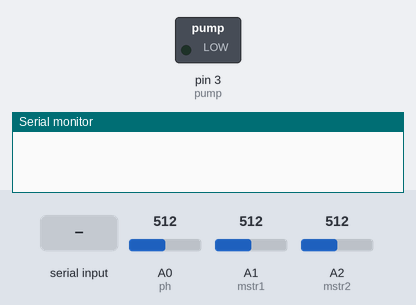
Recording of a sketch running on a simulated Arduino Uno, built with avr-gcc and run on an emulated ATmega328P. On the bench: switched loads named in the sketch (green lamp = pin HIGH), the last lines printed to the serial monitor. The test bench sets the inputs (shaded band); at power-on: A0 (ph) = 512, A1 (mstr1) = 512, A2 (mstr2) = 512.

Above: at 1.2 s.
1.3 s: "1" received over the second serial link
At 4.2 s:
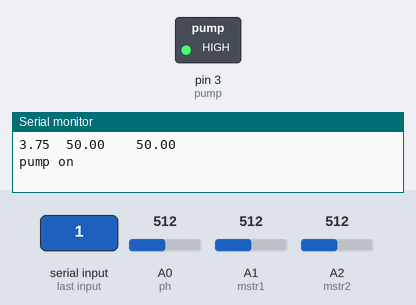
4.5 s: "0" received over the second serial link
At 9.3 s:
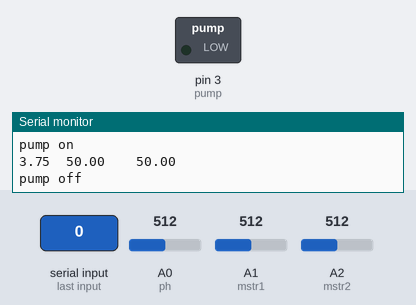
Timing chart, 0 to 10.8 s (numbered marks = the images above; inputs shaded):
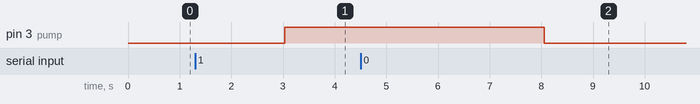

The sketch:

MakeAthon.ino
```cpp
#include <SoftwareSerial.h>
int ph=A0,mstr1=A1,mstr2=A2,pump=3;
float valph,valm1,valm2;
String value;
int TxD = 11;
int RxD = 10;
SoftwareSerial bluetooth(TxD, RxD);
void setup(){
  Serial.begin(9600);
  pinMode(ph,INPUT);
  pinMode(mstr1,INPUT);
  pinMode(mstr2,INPUT);
  pinMode(pump,OUTPUT);
  bluetooth.begin(9600);
}
void loop(){
 valph=0;
 for(int i=0;i<10;i++){
 valph+=analogRead(ph);delay(200);}
 valph=valph*3.5*(5.0/10240)-5;
 valm1=map(analogRead(mstr1),0,1023,100,0);
 valm2=map(analogRead(mstr2),0,1023,100,0);
 Serial.print(valph);
 Serial.print("\t");
 Serial.print(valm1);
 Serial.print("\t\t");
 Serial.println(valm2);
 bluetooth.print('#');
 bluetooth.print("Rice");
 bluetooth.print('+');
 bluetooth.print(valm1);
 bluetooth.print('+');
 bluetooth.print(valm2);
 bluetooth.print('+');
 bluetooth.print(valph);
 bluetooth.print('+');
 bluetooth.print('~');
 if(bluetooth.available()){
 value=bluetooth.readString();
 if(value=="1"){
 digitalWrite(pump,HIGH);
 Serial.println("pump on");
 }
 else if(value=="0"){
 digitalWrite(pump,LOW);
 Serial.println("pump off");
 }
 }
 delay(2000);
}
```

Measured:
- after the input at 1.3 s, pin 3 (pump): LOW → HIGH after 1.7 s
- after the input at 4.5 s, pin 3 (pump): HIGH → LOW after 3.6 s
